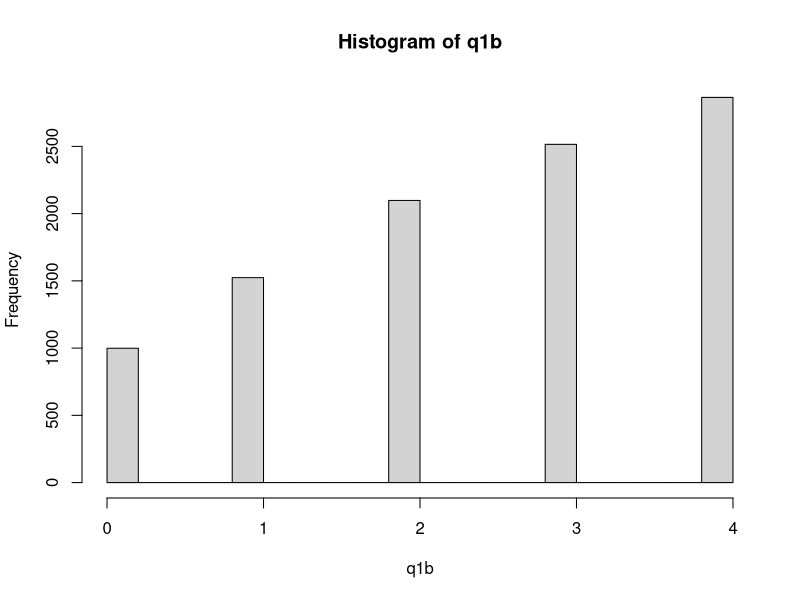
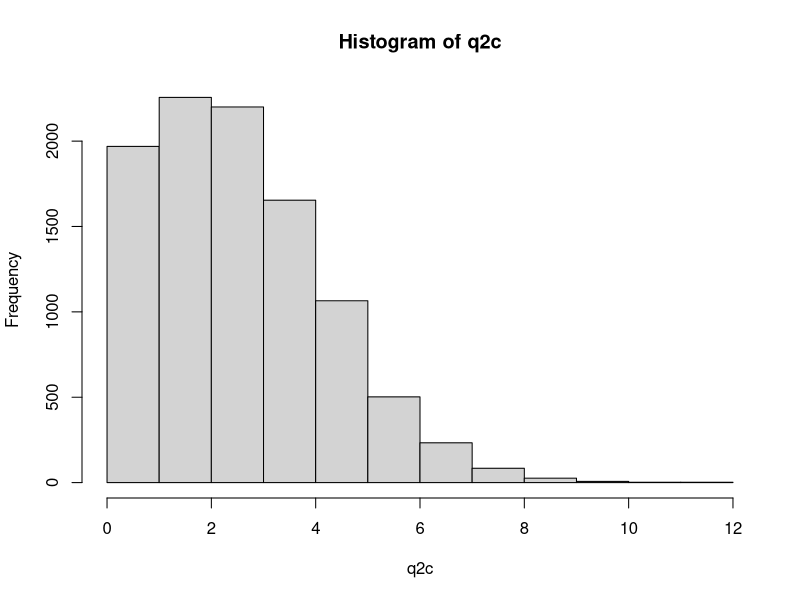
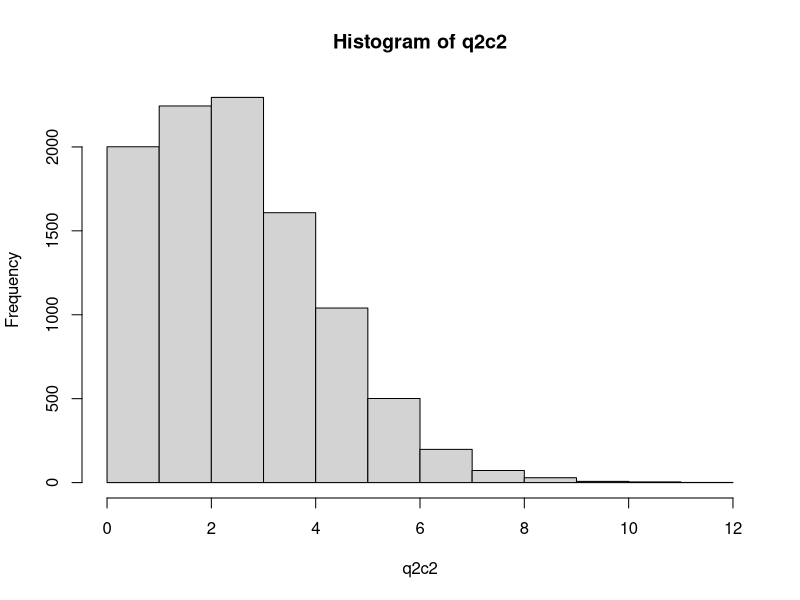
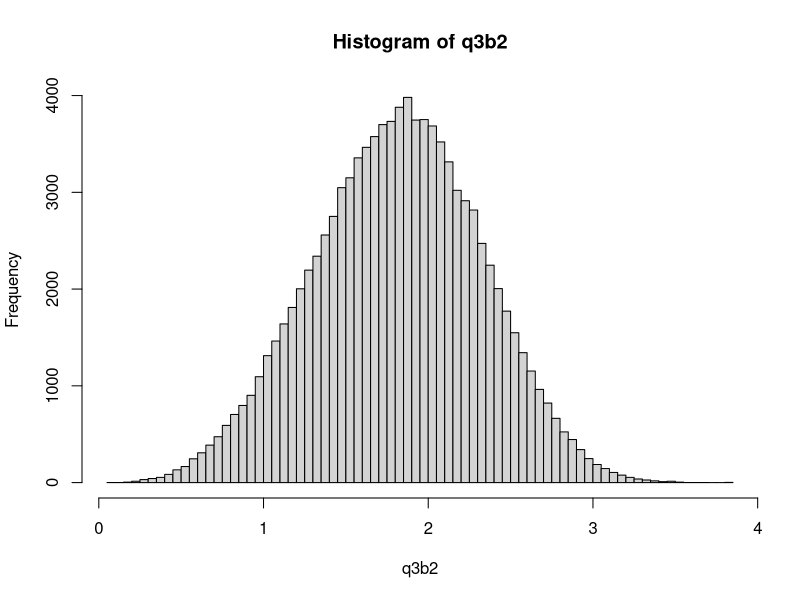
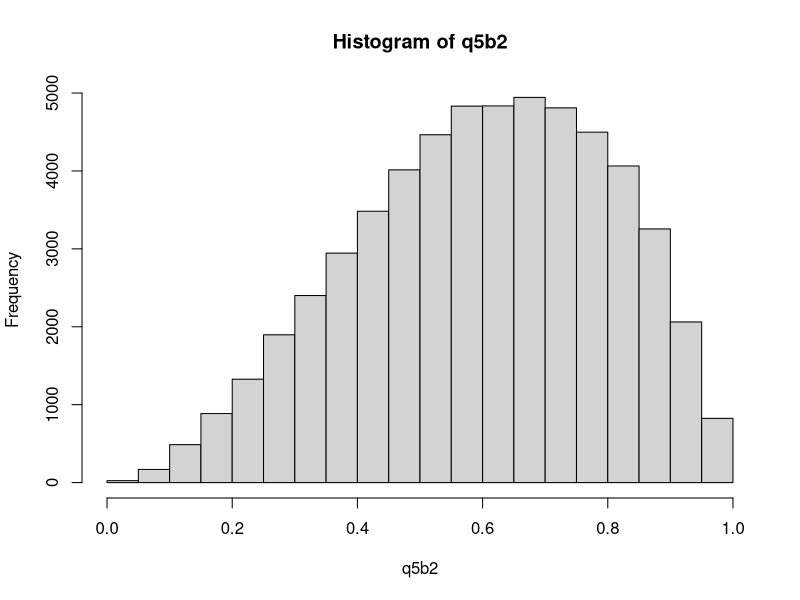
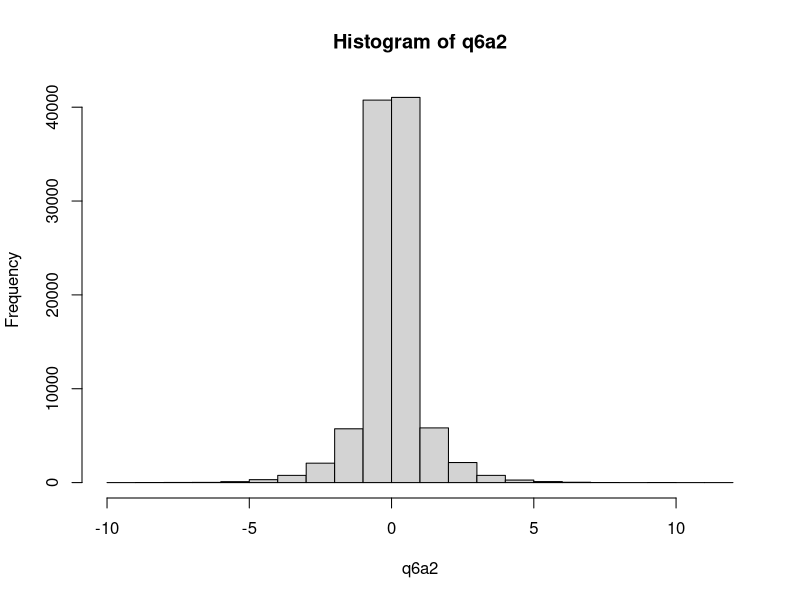
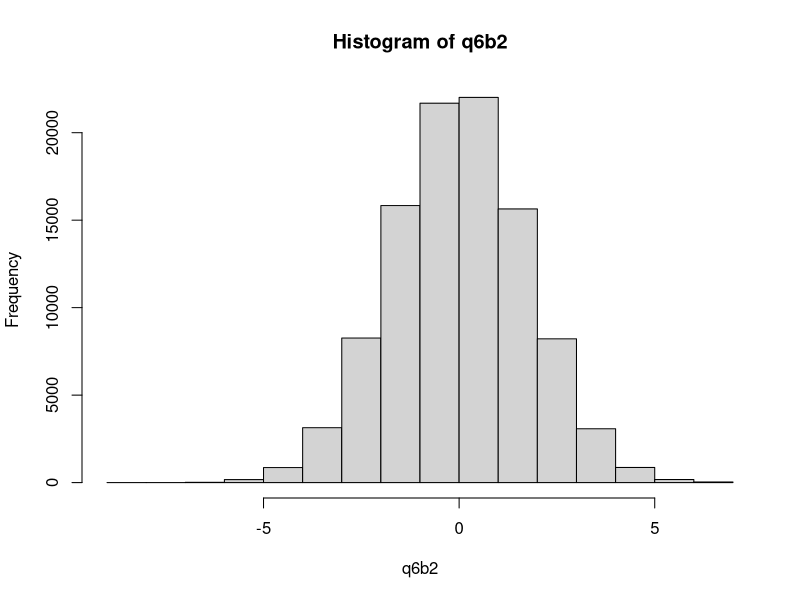

R code for these plots, in order:
## ---- chunk 1
set.seed(904971914)
q1a<-function(){
  #This function generates one value from the distribution X in problem 1
  #it has no arguments
  #it returns this value
  
  u<-runif(1)
  
  if(u<=0.1){
    return (0);
  }
  else if(u<=0.25){
    return (1);
  }
  else if (u<=0.45){
    return (2);
  }
  else if (u<=0.7){
    (3);
  }
  else {
    return (4);
  }
}


## ---- chunk 2
q1b<-c()
for(i in 1:10000){
  q1b<-c(q1b,q1a())
}
hist(q1b,freq=T)

## ---- chunk 3

sum(q1b==0)/10000
sum(q1b==1)/10000
sum(q1b==2)/10000
sum(q1b==3)/10000
sum(q1b==4)/10000

## ---- chunk 4
q2b<-function(lambda){
  #This function generates a value from a poisson distribution with lambda
  #the argument lambda gives the value of the parameter
  #the function returns the value generated
  u<-runif(1)
  x<-0
  cdf<-((lambda^x)*exp(-lambda))/factorial(x)
  while(u >=cdf){
    x<-x+1
    px<-((lambda^x)*exp(-lambda))/factorial(x)
    cdf<-cdf+px
  }
  return (x)
  
  
  
}
## ---- chunk 5
q2c<-c()
for(i in 1:10000){
  q2c<-c(q2c,q2b(3))
}

q2c2<-rpois(n=10000,lambda=3)
hist(q2c)
hist(q2c2)

## ---- chunk 6

q3b<-function (n){
  #This function generates n values from distribution of X in problem 3. 
  #It takes one argument n which specifies the number of values to e generated. 
  #It returns the values 
  raw <-rexp(n)
  y <-(raw^(1/4))*2
  y
  
  
}

q3b2 <-q3b(100000)
hist(q3b2,breaks=100)

## ---- chunk 7


## ---- chunk 8
my_beta<-function(x,a,b){
  #this function gives the pdf of a beta distribution
  #it takes in x as the subject, a and b as parameters
  #it returns the pdf at x
  y <-(x^(a-1))*((1-x)^(b-1))
  z<-(factorial(a-1))*(factorial(b-1))/factorial(a+b-1)
  y/z
}

q5b<-function(n){
  #This function generates a distribution from n sample points using the acceptance-rejection method
  #it takes in one argument n as the number of sample points
  #it returns a vector of accepted x
  M<-16/9
  result<-c()
  
for(i in 1:n){
  
x<-runif(1)  
U<-runif(1)
if (U < my_beta(x,3,2)/M){
  result <-c(result,x)
}

}

  result
}
q5b2<-q5b(100000)
hist(q5b2)

## ---- chunk 9
length(q5b2)/100000
1/ (16/9)
## ---- chunk 10
q6a<-function(n){
  #This function generates n data points from the laplace distribution
  #it takes in one argument n as the number of samples to be generated
  #it returns a vector containing all the samples. 
  u1 <-runif(n/2)
  result <- -log(2*u1)
  u2 <-runif(n/2)
  result<-c(result,log(2*u2))
  result
  
}
q6a2<-q6a(100000)
system.time(q6a(100000))
hist(q6a2)

## ---- chunk 11

q6b<-function(n){
  #This function generates n data points from the laplace distribution using acceptance-rejection method.
  #it takes in one argument n as the number of samples to be generated
  #it returns a vector containing all the samples accepted.
  M<-0.4844
  result<-c()
  
for(i in 1:n){
x<-rnorm(1,mean=0,sd=sqrt(3)) 
f<-0.5*exp(-abs(x))  
g<-dnorm(x,mean=0,sd=sqrt(3))
U<-runif(1)
if (U < f/(g*M)){
  result <-c(result,x)
}
  
  
}
 result 
}


q6b2<-q6b(100000)
system.time(q6b(100000))
hist(q6b2)

